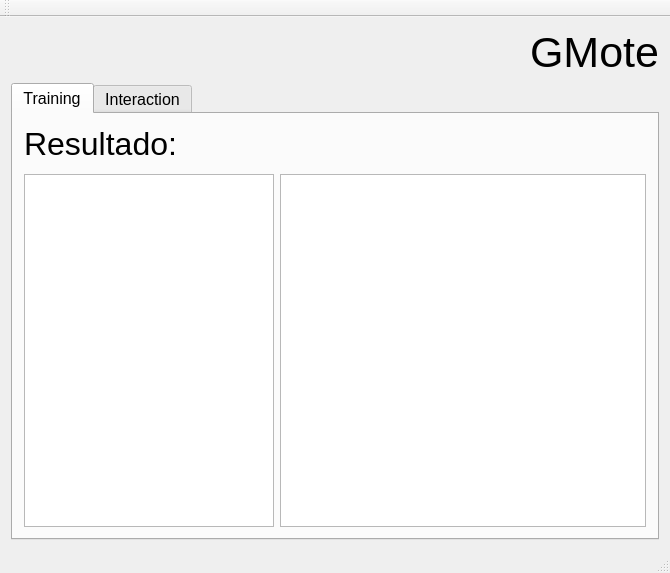
<?xml version="1.0" encoding="UTF-8"?>
<ui version="4.0">
 <class>MainWindow</class>
 <widget class="QMainWindow" name="MainWindow">
  <property name="geometry">
   <rect>
    <x>0</x>
    <y>0</y>
    <width>670</width>
    <height>573</height>
   </rect>
  </property>
  <property name="windowTitle">
   <string>GMote-Test</string>
  </property>
  <widget class="QWidget" name="centralWidget">
   <layout class="QVBoxLayout" name="verticalLayout_2">
    <item>
     <layout class="QHBoxLayout" name="horizontalLayout_3">
      <item>
       <spacer name="titleSpacer">
        <property name="orientation">
         <enum>Qt::Horizontal</enum>
        </property>
        <property name="sizeHint" stdset="0">
         <size>
          <width>40</width>
          <height>20</height>
         </size>
        </property>
       </spacer>
      </item>
      <item>
       <widget class="QLabel" name="Title">
        <property name="font">
         <font>
          <pointsize>32</pointsize>
         </font>
        </property>
        <property name="text">
         <string>GMote</string>
        </property>
       </widget>
      </item>
     </layout>
    </item>
    <item>
     <widget class="QTabWidget" name="tabWidget">
      <property name="font">
       <font>
        <pointsize>12</pointsize>
       </font>
      </property>
      <property name="currentIndex">
       <number>0</number>
      </property>
      <widget class="QWidget" name="tab">
       <property name="font">
        <font>
         <pointsize>12</pointsize>
        </font>
       </property>
       <attribute name="title">
        <string>Training</string>
       </attribute>
       <layout class="QVBoxLayout" name="verticalLayout_3">
        <item>
         <layout class="QVBoxLayout" name="verticalLayout">
          <item>
           <layout class="QHBoxLayout" name="horizontalLayout_2">
            <item>
             <widget class="QLabel" name="ResultTitle">
              <property name="font">
               <font>
                <pointsize>24</pointsize>
               </font>
              </property>
              <property name="text">
               <string>Resultado: </string>
              </property>
             </widget>
            </item>
            <item>
             <widget class="QLabel" name="result">
              <property name="font">
               <font>
                <pointsize>24</pointsize>
               </font>
              </property>
              <property name="text">
               <string/>
              </property>
             </widget>
            </item>
            <item>
             <spacer name="horizontalSpacer">
              <property name="orientation">
               <enum>Qt::Horizontal</enum>
              </property>
              <property name="sizeHint" stdset="0">
               <size>
                <width>40</width>
                <height>20</height>
               </size>
              </property>
             </spacer>
            </item>
           </layout>
          </item>
          <item>
           <widget class="QWidget" name="widget" native="true"/>
          </item>
          <item>
           <layout class="QHBoxLayout" name="horizontalLayout">
            <item>
             <widget class="QListWidget" name="gestureListWidget">
              <property name="maximumSize">
               <size>
                <width>250</width>
                <height>16777215</height>
               </size>
              </property>
              <property name="font">
               <font>
                <pointsize>28</pointsize>
               </font>
              </property>
             </widget>
            </item>
            <item>
             <widget class="QGraphicsView" name="gestureView"/>
            </item>
           </layout>
          </item>
         </layout>
        </item>
       </layout>
      </widget>
      <widget class="QWidget" name="tab_2">
       <attribute name="title">
        <string>Interaction</string>
       </attribute>
       <layout class="QVBoxLayout" name="verticalLayout_4">
        <item>
         <widget class="QGraphicsView" name="graphicsView"/>
        </item>
       </layout>
      </widget>
     </widget>
    </item>
   </layout>
  </widget>
  <widget class="QMenuBar" name="menuBar">
   <property name="geometry">
    <rect>
     <x>0</x>
     <y>0</y>
     <width>670</width>
     <height>21</height>
    </rect>
   </property>
  </widget>
  <widget class="QToolBar" name="mainToolBar">
   <attribute name="toolBarArea">
    <enum>TopToolBarArea</enum>
   </attribute>
   <attribute name="toolBarBreak">
    <bool>false</bool>
   </attribute>
  </widget>
  <widget class="QStatusBar" name="statusBar"/>
 </widget>
 <layoutdefault spacing="6" margin="11"/>
 <resources/>
 <connections/>
</ui>
